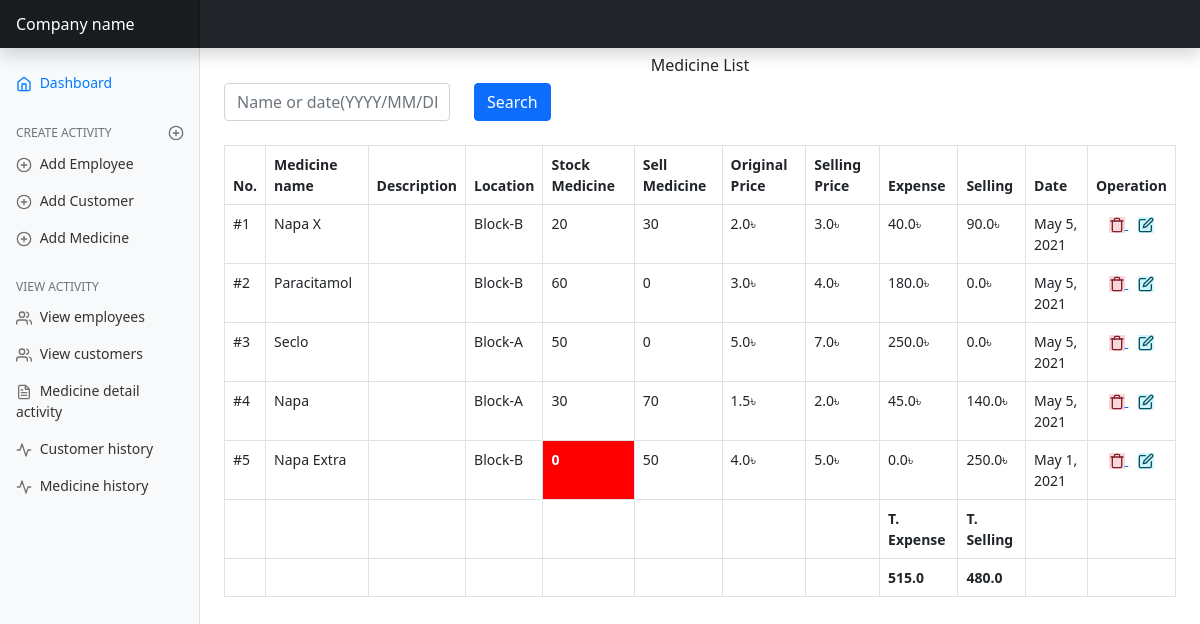
Before: /medicine-list/ with the older database file.
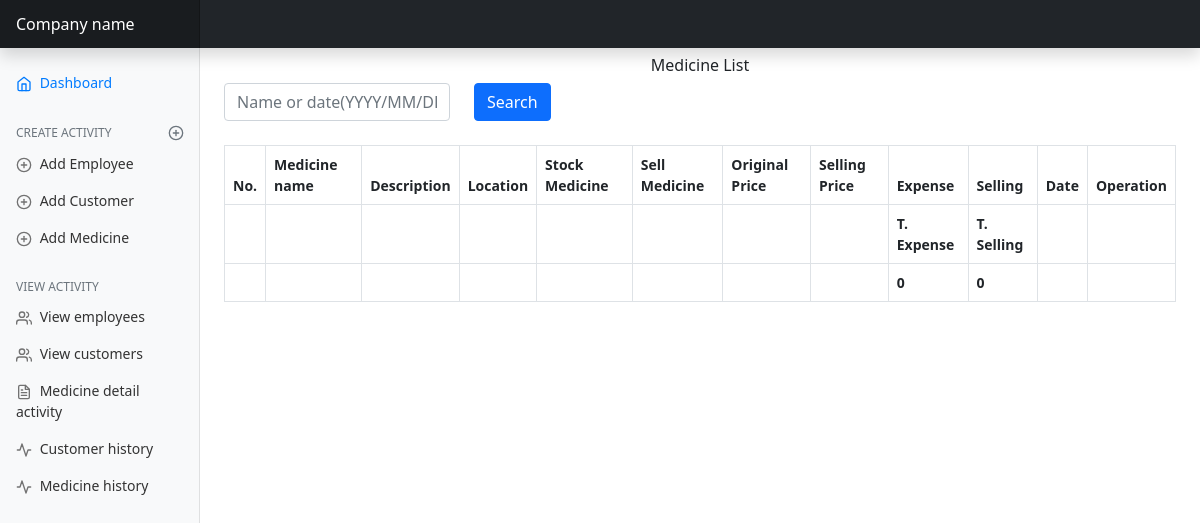
After: the same page with the newer database file.
### mainApp/models.py (models this page shows, shortened)
class SalesManagement(models.Model):
    medicine_name = models.CharField(max_length=255, unique=True, null=True, blank=True)
    description = models.TextField(blank=True, null=True, default='')
    location = models.CharField(max_length=50, null=True, blank=True)
    number_of_medicine = models.IntegerField(default=0, null=True, blank=True)
    original_price = models.FloatField(blank=True, null=True)
    selling_price = models.FloatField(blank=True, null=True)
    sold_number_of_medicine = models.IntegerField(default=0, blank=True, null=True)
    sold_at_a_time = models.IntegerField(default=0, blank=True, null=True)
    created_at = models.DateField(auto_now_add=True)
    updated_at = models.DateField(auto_now=True)
    class Meta:
        ordering = ('-created_at',)
    def sold_medicine_value(self):
        return self.sold_number_of_medicine * self.selling_price
    def expense(self):
        return self.original_price * self.number_of_medicine

### mainApp/views.py (the view)
# urls.py: path('medicine-list/', views.SalesManagementList.as_view(), name='medicine-list'),
class SalesManagementList(View):
    def get(self, request):
        sales = SalesManagement.objects.all()
        search = request.GET.get('q')
        if search:
            sales = SalesManagement.objects.filter(
                Q(medicine_name__icontains=search) | Q(created_at__exact=search)
            ).distinct()
        total_selling = get_selling_sum(sales)
        total_expense = get_expense_sum(sales)
        page = request.GET.get('page', 1)
        paginator = Paginator(sales, per_page=5)
        try:
            all_sales = paginator.page(page)
        except PageNotAnInteger as e:
            all_sales = paginator.page(1)
        except EmptyPage:
            all_sales = Paginator.page(paginator.num_pages)
        print(">>>>>>>>>>>>>>>>>>", all_sales)
        return render(request, 'medicine/sales_list.html', {
            'medicines': all_sales,
            'total_selling': total_selling,
            'total_expense': total_expense,
        })

### mainApp/views.py (called while the page is built)
def get_selling_sum(sales):
    sum = 0
    for sale in sales:
        sum += sale.sold_medicine_value()
    return sum

def get_expense_sum(sales):
    sum = 0
    for sale in sales:
        sum += sale.expense()
    return sum

### mainApp/templates/medicine/sales_list.html (shortened to what this page needs)
{% extends 'base.html' %}
{% block content %}
    <h6 class="text-center mt-2">Medicine List</h6>
    <div class="col-lg-6 col-md-6 col-sm-12 text-center mb-4 align-items-center">
        <form class="row mb-4" method="GET">
            <div class="col-md-6">
                <input type="text" name="q" class="form-control" placeholder="Name or date(YYYY/MM/DD)"
                       aria-label="First name">
            </div>
            <div class="col-md-2">
                <input type="submit" class="btn btn-primary" VALUE="Search"/>
            </div>
        </form>
    </div>
    <table id="example" class="table table-bordered" style="width:100%">
        <thead>
        <tr>
            <th>No.</th>
            <th>Medicine name</th>
            <th>Description</th>
            <th>Location</th>
            <th>Stock Medicine</th>
            <th>Sell Medicine</th>
            <th>Original Price</th>
            <th>Selling Price</th>
            <th>Expense</th>
            <th>Selling</th>
            <th>Date</th>
            <th>Operation</th>
        </tr>
        </thead>
        <tbody id="tbody">
        {% for medicine in medicines %}
            <tr>
                <td>#{{ forloop.counter }}</td>
                <td>{{ medicine.medicine_name }}</td>
                <td>{{ medicine.description }}</td>
                <td>{{ medicine.location }}</td>
                {% if medicine.number_of_medicine < 20 %}
                    <td style="background-color: red;color: white;font-weight: 600">{{ medicine.number_of_medicine }}</td>
                {% else %}
                    <td>{{ medicine.number_of_medicine }}</td>
                {% endif %}
                <td>{{ medicine.sold_number_of_medicine }}</td>
                <td>{{ medicine.original_price }}৳</td>
                <td>{{ medicine.selling_price }}৳</td>
                <td>{{ medicine.expense }}&#2547;</td>
                <td>{{ medicine.sold_medicine_value }}৳</td>
                <td>{{ medicine.updated_at }}</td>
                <td style="text-align: center">
                    <a href="{% url 'delete-medicine' medicine.id %}">
                        <span class="alert-danger" data-feather="trash"></span>
                    </a>
                    <a style="margin-left: 10px" href="{% url 'update-medicine' medicine.id %}"
                    >
                            <span id="modal-form" class="alert-info"
                                  data-feather="edit"></span>
                    </a>
                </td>
            </tr>
        {% endfor %}
        </tbody>
        <tfoot>
        <tr>
            <th></th>
            <th></th>
            <th></th>
            <th></th>
            <th></th>
            <th></th>
            <th></th>
            <th></th>
            <th>T. Expense</th>
            <th>T. Selling</th>
            <th></th>
            <th></th>
        </tr>
        <tr>
            <th></th>
            <th></th>
            <th></th>
            <th></th>
            <th></th>
            <th></th>
            <th></th>
            <th></th>
            <th>{{ total_expense }}</th>
            <th>{{ total_selling }}</th>
            <th></th>
            <th></th>
        </tr>
        </tfoot>
    </table>
{% endblock content %}

### mainApp/templates/base.html (shortened to what this page needs)
{% load static %}
<!doctype html>
<html lang="en">
<head>
    <link href="{% static './table/custom.css' %}" rel="stylesheet">
    <link href="{% static './assets/dist/css/bootstrap.min.css' %}" rel="stylesheet">
    <link href="{% static './dashboard/dashboard.css' %}" rel="stylesheet">
    <link href="{% static './table/fontawasome.css' %}" rel="stylesheet">
</head>
<body>
<header class="navbar navbar-dark sticky-top bg-dark flex-md-nowrap p-0 shadow">
    <a class="navbar-brand col-md-3 col-lg-2 me-0 px-3" href="#">Company name</a>
</header>
<div class="container-fluid">
    <div class="row">
        <nav id="sidebarMenu" class="col-md-3 col-lg-2 d-md-block bg-light sidebar collapse">
            <div class="position-sticky pt-3">
                <ul class="nav flex-column">
                    <li class="nav-item">
                        <a class="nav-link active" aria-current="page" href="{% url 'dashboard' %}">
                            <span data-feather="home"></span>
                            Dashboard
                        </a>
                    </li>
                    <h6 class="sidebar-heading d-flex justify-content-between align-items-center px-3 mt-4 mb-1 text-muted">
                        <span>Create activity</span>
                        <a class="link-secondary" href="#" aria-label="Add a new report">
                            <span data-feather="plus-circle"></span>
                        </a>
                    </h6>
                    <li class="nav-item">
                        <a class="nav-link" href="{% url 'create-employee' %}">
                            <span data-feather="plus-circle"></span>
                            Add Employee
                        </a>
                    </li>
                    <li class="nav-item">
                        <a class="nav-link" href="{% url 'create-customer' %}">
                            <span data-feather="plus-circle"></span>
                            Add Customer
                        </a>
                    </li>
                    <li class="nav-item">
                        <a class="nav-link" href="{% url 'create-medicine' %}">
                            <span data-feather="plus-circle"></span>
                            Add Medicine
                        </a>
                    </li>
                </ul>
                <h6 class="sidebar-heading d-flex justify-content-between align-items-center px-3 mt-4 mb-1 text-muted">
                    <span>View activity</span>
                </h6>
                <ul class="nav flex-column mb-2">
                    <li class="nav-item">
                        <a class="nav-link" href="{% url 'employee-list' %}">
                            <span data-feather="users"></span>
                            View employees
                        </a>
                    </li>
                    <li class="nav-item">
                        <a class="nav-link" href="{% url 'customer-list' %}">
                            <span data-feather="users"></span>
                            View customers
                        </a>
                    </li>
                    <li class="nav-item">
                        <a class="nav-link" href="{% url 'medicine-list' %}">
                            <span data-feather="file-text"></span>
                            Medicine detail activity
                        </a>
                    </li>
                    <li class="nav-item">
                        <a class="nav-link" href="{% url 'customer-histories' %}">
                            <span data-feather="activity"></span>
                            Customer history
                        </a>
                    </li>
                    <li class="nav-item">
                        <a class="nav-link" href="{% url 'medicine-histories' %}">
                            <span data-feather="activity"></span>
                            Medicine history
                        </a>
                    </li>
                </ul>
            </div>
        </nav>
        <main class="col-md-9 ms-sm-auto col-lg-10 px-md-4">
            {% block content %}
            {% endblock %}
        </main>
    </div>
</div>
</body>
</html>

### mainApp/static/dashboard/dashboard.css (style rules this page uses)
body { font-size: .875rem; }
.feather { width: 16px; height: 16px; vertical-align: text-bottom; }
.sidebar { position: fixed; top: 0; bottom: 0; left: 0; z-index: 100; padding: 48px 0 0; box-shadow: inset -1px 0 0 rgba(0, 0, 0, .1); }
.sidebar .nav-link { font-weight: 500; color: #333; }
.sidebar .nav-link .feather { margin-right: 4px; color: #727272; }
.sidebar .nav-link.active { color: #007bff; }
.sidebar .nav-link:hover .feather, .sidebar .nav-link.active .feather { color: inherit; }
.sidebar-heading { font-size: .75rem; text-transform: uppercase; }
.navbar-brand { padding-top: .75rem; padding-bottom: .75rem; font-size: 1rem; background-color: rgba(0, 0, 0, .25); box-shadow: inset -1px 0 0 rgba(0, 0, 0, .25); }

Changed rows visible on the page:
removed SalesManagement: medicine_name "Napa X", location "Block-B", number_of_medicine "20", sold_number_of_medicine "30", original_price "2.0", selling_price "3.0", expense "40.0", sold_medicine_value "90.0", updated_at "May 5, 2021"
removed SalesManagement: medicine_name "Paracitamol", location "Block-B", number_of_medicine "60", sold_number_of_medicine "0", original_price "3.0", selling_price "4.0", expense "180.0", sold_medicine_value "0.0", updated_at "May 5, 2021"
removed SalesManagement: medicine_name "Seclo", location "Block-A", number_of_medicine "50", sold_number_of_medicine "0", original_price "5.0", selling_price "7.0", expense "250.0", sold_medicine_value "0.0", updated_at "May 5, 2021"
removed SalesManagement: medicine_name "Napa", location "Block-A", number_of_medicine "30", sold_number_of_medicine "70", original_price "1.5", selling_price "2.0", expense "45.0", sold_medicine_value "140.0", updated_at "May 5, 2021"
removed SalesManagement: medicine_name "Napa Extra", location "Block-B", number_of_medicine "0", sold_number_of_medicine "50", original_price "4.0", selling_price "5.0", expense "0.0", sold_medicine_value "250.0", updated_at "May 1, 2021"
Other visible differences:
{{ total_expense }}: "515.0" → "0"
{{ total_selling }}: "480.0" → "0"
